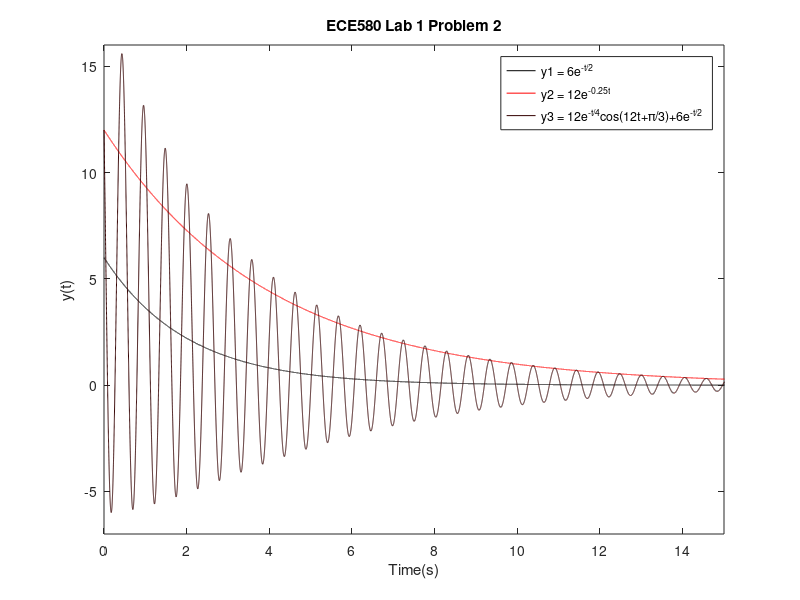

The MATLAB source for this figure:
% Class:            ECE 580, Digital Signal Processing 
% Assignment:       <Assignment>
% Author:           Jonathan Gohl, Electrical Engineering M.S.E. Student
% University of Michigan Dearborn, Electrical and Computer Engineering
% email address:    jrgohl@umich.edu
% Author:           Joshua McCready, Electrical Engineering M.S.E. Student
% University of Michigan Dearborn, Electrical and Computer Engineering
% email address:    jmccread@umich.edu
% Month Year; Last revision: XX-Month-Year

%------------- BEGIN CODE --------------

%Problem 2 
%Requirement 1
%Plot the following functions on the same graph with black, red, and brown
%colors respectively.
%
%Requirement 2
%Take the interval 0 <= t <= 20 and choose a suitable delta t. (eg 0.01s)
%
%Requirement 3
%Limit Y axis from -7 to 16
%
%Requirement 4
%Limit X axis from 0 to 15
%
%Requirement 5
%
%Determine {y3(3), y3(5), y3 min and max, t where y(t)=8;
%
%Requirement 6
% Use legend to identify curves

%define variables


%find delta t
clear all;
%only ocillating equation is y3 with a highest w of 12, per Nyquist the
%minimum sampling rate is 1/(2*w)
dt = 1/24;
dt = dt * 0.01; %oversample for smoothing and to get y2 close to 8

%set up t vector 0 to 20 with a Ts of 24
t = [0:dt:20];

%define equations
%(a)
y1 = 6.*(exp(-t/2));
y2 = 12.*(exp((-0.25).*t));
y3 = 12.*(exp(-t/4)).*cos(12.*t + (pi/3)) + 6.*(exp(-t/2));


%Plot functions
plot(t,y1, t,y2, t,y3); %set up plot
color_handler = plot(t,y1, t,y2, t,y3); %set color of lines
set(color_handler,{'color'},{[0 0 0];[1 0 0];[0.2 0 0]}); %set color of lines (req 1)
legend('y1 = 6e^{-t/2}','y2 = 12e^{-0.25t}','y3 = 12e^{-t/4}cos(12t+\pi/3)+6e^{-t/2}') %draw legend
title('ECE580 Lab 1 Problem 2') %draw title
xlabel('Time(s)') %label x axis
ylabel('y(t)') %label y axis
xlim([0 15]) %set x axis limits
ylim([-7 16])%set y axis limits

clc %clear display

%find y3(3) and y3(5) and display
disp(['y3(3)=',num2str(y3(3))])
disp(['y3(5)=',num2str(y3(5))])

%find minimum and maximum values of y3(t)
disp(['y3(t) maximum value is ',num2str(max(y3))])
disp(['y3(t) minmum value is ',num2str(min(y3))])

%find  t where y2(t) = 8
y28 = min(abs(y2-8)); %find position of value closest to 8
t8 = find(y2 == (y28+8)); %find the positon of the corresponding t
y2at8 = t(t8); %find value of t
disp(['y2(t) = ~8 [',num2str(y2(t8)),'] at t = ',num2str(y2at8)]) %display the value






%------------- END OF CODE --------------